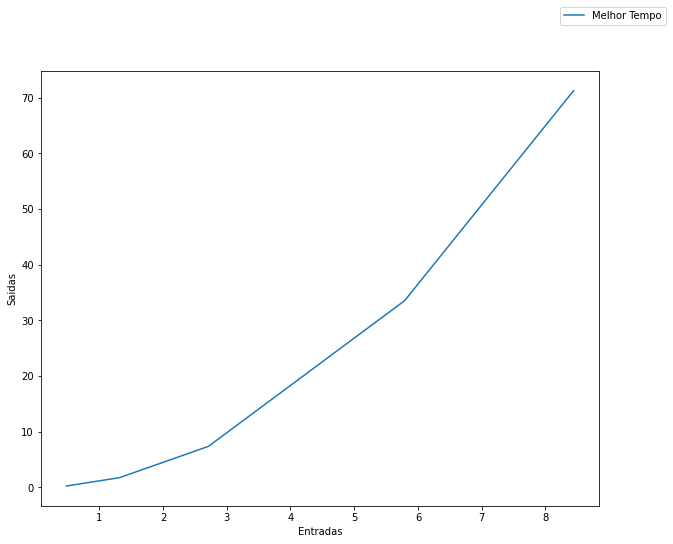

This chart was generated by the following Python code:
import matplotlib as mpl
import matplotlib.pyplot as plt

def desenhaGrafico(x,y,xl = "Entradas", yl = "Saidas"):
    fig = plt.figure(figsize=(10, 8))
    ax = fig.add_subplot(111)
    ax.plot(x,y, label = "Melhor Tempo")
    ax.legend(bbox_to_anchor=(1, 1),bbox_transform=plt.gcf().transFigure)
    plt.ylabel(yl)
    plt.xlabel(xl)
    plt.show()
  
x = [0.483468268008437, 1.317594745021779, 2.713141023996286, 5.790587177005364, 8.44085617599194]
y = list(map(lambda z: z**2, x))
  
desenhaGrafico(x,y)
